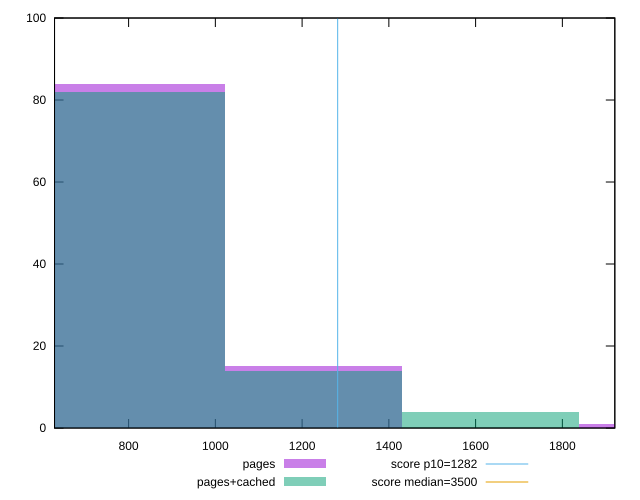

Recreate this plot in gnuplot.
reset

$pages <<EOF
1226.1310879351136 15
2043.551813225189 1
817.4207252900757 84
EOF

$pagesCached <<EOF
1634.8414505801513 4
1226.1310879351136 14
817.4207252900757 82
EOF

set key outside below
set boxwidth 408.71036264503783
set xrange [629.2479999999998:1920.9520000000002]
set yrange [0:100]
set trange [0:100]
set style fill transparent solid 0.5 noborder

set parametric
set terminal svg size 640, 500 enhanced background rgb 'white'
set output "report_00019_2021-02-10T18-14-37.922Z//bootup-time/comparison/histogram/0_vs_1.svg"

plot $pages title "pages" with boxes, \
     $pagesCached title "pages+cached" with boxes, \
     1282,t title "score p10=1282", \
     3500,t title "score median=3500"

reset
